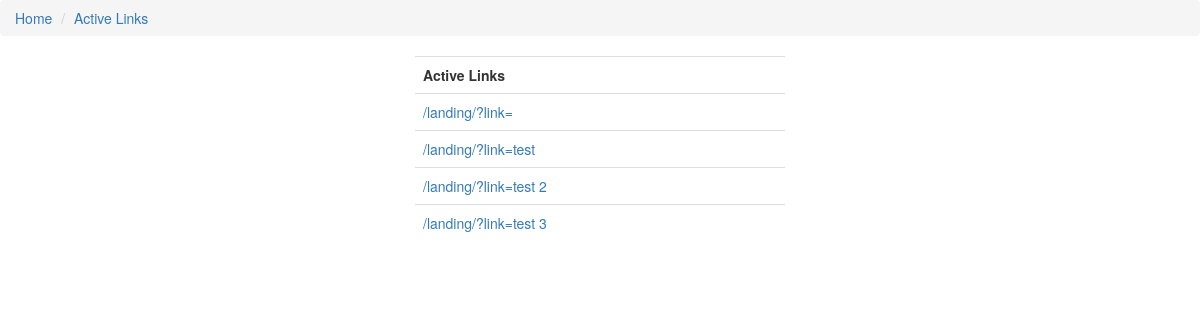
The page /links/ on the database as committed earlier.
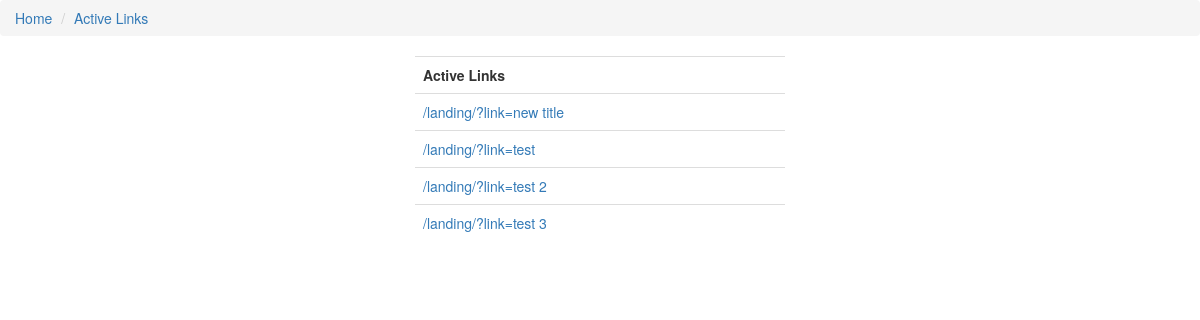
The same page on the database as committed later.
### refer_sys/models.py (models this page shows, shortened)
class Link(models.Model):
  title = models.CharField(max_length=200, unique=True)
  clicks = models.IntegerField(default=0)
  created_at = models.DateTimeField(default=timezone.now)

### refer_sys/views.py (the view)
# urls.py: url(r'^links/$', views.active_links, name='active_links')
def active_links(request):
  links = Link.objects.all()
  return render (request, "refer_sys/active_links.html", {'links':links})

### refer_sys/templates/refer_sys/active_links.html
{% extends 'refer_sys/base.html' %}
{% block content %}
  <div class="row">
    <div class="col-md-4"></div>
    <div class="col-md-4">
      <table class="table table-hover">
        <tr>
          <th>Active Links</th>
        </tr>
        {% for link in links %}
        <tr>
          <td>
            <a href="{% url 'landing_page' %}?link={{ link.title.lower }}">{% url 'landing_page' %}?link={{ link.title.lower }}</a>
          </td>
        </tr>
        {% endfor %}
      </table>
    </div>
    <div class="col-md-4"></div>
  </div>
{% endblock %}

Rows that differ between the two databases and show on the page:
changed Link: title (not shown) → "new title"
